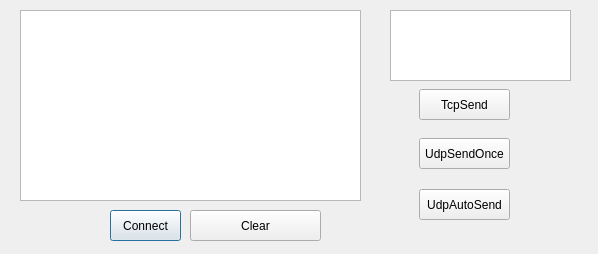
<?xml version="1.0" encoding="UTF-8"?>
<ui version="4.0">
 <class>networkNaster</class>
 <widget class="QDialog" name="networkNaster">
  <property name="geometry">
   <rect>
    <x>0</x>
    <y>0</y>
    <width>598</width>
    <height>254</height>
   </rect>
  </property>
  <property name="windowTitle">
   <string>networkNaster</string>
  </property>
  <widget class="QPushButton" name="ConnectBtn">
   <property name="geometry">
    <rect>
     <x>110</x>
     <y>210</y>
     <width>71</width>
     <height>31</height>
    </rect>
   </property>
   <property name="text">
    <string>Connect</string>
   </property>
  </widget>
  <widget class="QTextEdit" name="SendMsgEdit">
   <property name="geometry">
    <rect>
     <x>390</x>
     <y>10</y>
     <width>181</width>
     <height>71</height>
    </rect>
   </property>
  </widget>
  <widget class="QPushButton" name="TcpSendBtn">
   <property name="geometry">
    <rect>
     <x>419</x>
     <y>89</y>
     <width>91</width>
     <height>31</height>
    </rect>
   </property>
   <property name="text">
    <string>TcpSend</string>
   </property>
  </widget>
  <widget class="QListWidget" name="MessageList">
   <property name="geometry">
    <rect>
     <x>20</x>
     <y>10</y>
     <width>341</width>
     <height>191</height>
    </rect>
   </property>
  </widget>
  <widget class="QPushButton" name="UdpSendOnceBtn">
   <property name="geometry">
    <rect>
     <x>419</x>
     <y>138</y>
     <width>91</width>
     <height>31</height>
    </rect>
   </property>
   <property name="text">
    <string>UdpSendOnce</string>
   </property>
  </widget>
  <widget class="QPushButton" name="UdpAutoSendBtn">
   <property name="geometry">
    <rect>
     <x>419</x>
     <y>189</y>
     <width>91</width>
     <height>31</height>
    </rect>
   </property>
   <property name="text">
    <string>UdpAutoSend</string>
   </property>
  </widget>
  <widget class="QPushButton" name="ClearBtn">
   <property name="geometry">
    <rect>
     <x>190</x>
     <y>210</y>
     <width>131</width>
     <height>31</height>
    </rect>
   </property>
   <property name="text">
    <string>Clear</string>
   </property>
  </widget>
 </widget>
 <resources/>
 <connections/>
</ui>
